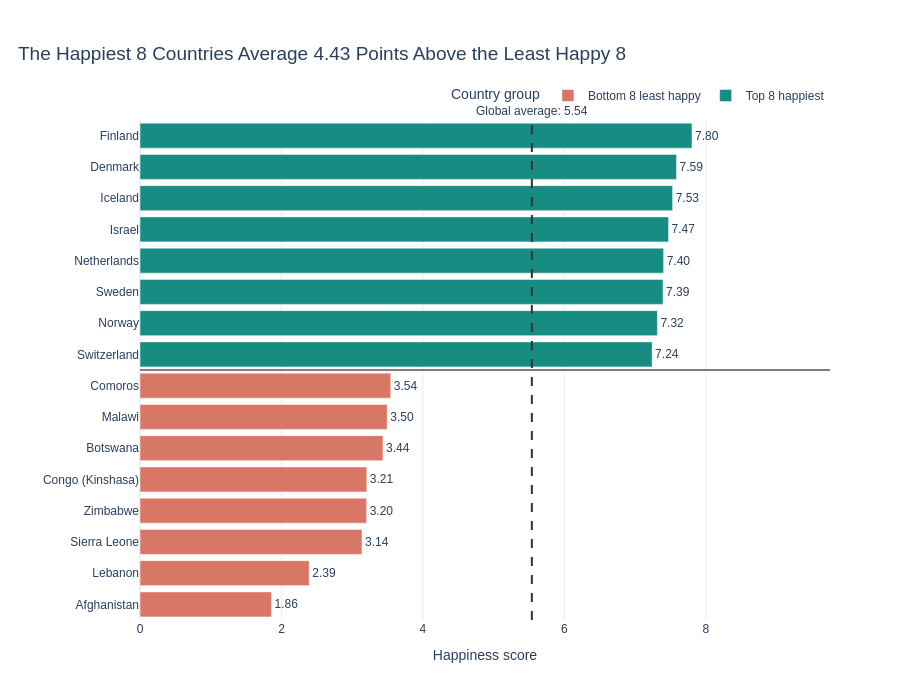

The cell this chart's notebook holds for it:
### Code cell
# TASK 2: Top 8 vs Bottom 8 countries

top8 = df.nlargest(8, "Happiness_Score").copy()
top8["Group"] = "Top 8 happiest"

bottom8 = df.nsmallest(8, "Happiness_Score").copy()
bottom8["Group"] = "Bottom 8 least happy"

combined = pd.concat(
    [bottom8, top8],
    ignore_index=True
).sort_values("Happiness_Score", ascending=True)

global_avg = df["Happiness_Score"].mean()

top_avg = top8["Happiness_Score"].mean()
bottom_avg = bottom8["Happiness_Score"].mean()
gap = top_avg - bottom_avg

print(f"Global average: {global_avg:.2f}")
print(f"Top 8 average: {top_avg:.2f}")
print(f"Bottom 8 average: {bottom_avg:.2f}")
print(f"Difference between group averages: {gap:.2f}")

fig2 = px.bar(
    combined,
    x="Happiness_Score",
    y="Country",
    orientation="h",
    color="Group",
    color_discrete_map={
        "Top 8 happiest": "#168C83",
        "Bottom 8 least happy": "#D97766"
    },
    text=combined["Happiness_Score"].map(lambda x: f"{x:.2f}"),
    title=(
        f"The Happiest 8 Countries Average {gap:.2f} Points "
        "Above the Least Happy 8"
    ),
    labels={
        "Happiness_Score": "Happiness score",
        "Country": "",
        "Group": "Country group"
    },
    template="plotly_white"
)

fig2.add_vline(
    x=global_avg,
    line_dash="dash",
    line_color="#333333",
    line_width=2,
    annotation_text=f"Global average: {global_avg:.2f}",
    annotation_position="top"
)

# Visual separator between the two groups
separator_y = len(bottom8) - 0.5
fig2.add_hline(
    y=separator_y,
    line_color="#555555",
    line_width=1.5
)

fig2.update_traces(
    textposition="outside",
    cliponaxis=False
)

fig2.update_layout(
    title_x=0.02,
    title_font_size=19,
    font=dict(family="Arial", size=12),
    height=680,
    margin=dict(l=140, r=70, t=120, b=60),
    xaxis=dict(
        title="Happiness score",
        range=[0, combined["Happiness_Score"].max() * 1.25],
        rangemode="tozero",
        zeroline=True,
        zerolinewidth=2,
        gridcolor="#E8EDF2"
    ),
    yaxis=dict(title=""),
    legend=dict(
        orientation="h",
        yanchor="bottom",
        y=1.02,
        xanchor="right",
        x=1
    )
)

fig2.show()

print("Countries included in the comparison:")
display(combined[["Country", "Group", "Happiness_Score"]])

### Figure 1 — Plotly figure (JSON) as saved in the notebook; plotly's stock layout.template omitted (floating-point values rounded to 4 significant figures)
{"data": [{"cliponaxis": false, "hovertemplate": "Country group=Bottom 8 least happy<br>Happiness score=%{x}<br>=%{y}<br>text=%{text}<extra></extra>", "legendgroup": "Bottom 8 least happy", "marker": {"color": "#D97766", "pattern": {"shape": ""}}, "name": "Bottom 8 least happy", "orientation": "h", "showlegend": true, "text": ["1.86", "2.39", "3.14", "3.20", "3.21", "3.44", "3.50", "3.54"], "textposition": "outside", "type": "bar", "x": [1.859, 2.392, 3.138, 3.204, 3.207, 3.435, 3.495, 3.545], "xaxis": "x", "y": ["Afghanistan", "Lebanon", "Sierra Leone", "Zimbabwe", "Congo (Kinshasa)", "Botswana", "Malawi", "Comoros"], "yaxis": "y"}, {"cliponaxis": false, "hovertemplate": "Country group=Top 8 happiest<br>Happiness score=%{x}<br>=%{y}<br>text=%{text}<extra></extra>", "legendgroup": "Top 8 happiest", "marker": {"color": "#168C83", "pattern": {"shape": ""}}, "name": "Top 8 happiest", "orientation": "h", "showlegend": true, "text": ["7.24", "7.32", "7.39", "7.40", "7.47", "7.53", "7.59", "7.80"], "textposition": "outside", "type": "bar", "x": [7.24, 7.315, 7.395, 7.403, 7.473, 7.53, 7.586, 7.804], "xaxis": "x", "y": ["Switzerland", "Norway", "Sweden", "Netherlands", "Israel", "Iceland", "Denmark", "Finland"], "yaxis": "y"}], "layout": {"annotations": [{"showarrow": false, "text": "Global average: 5.54", "x": 5.54, "xanchor": "center", "xref": "x", "y": 1, "yanchor": "bottom", "yref": "y domain"}], "barmode": "relative", "font": {"family": "Arial", "size": 12}, "height": 680, "legend": {"orientation": "h", "title": {"text": "Country group"}, "tracegroupgap": 0, "x": 1, "xanchor": "right", "y": 1.02, "yanchor": "bottom"}, "margin": {"b": 60, "l": 140, "r": 70, "t": 120}, "shapes": [{"line": {"color": "#333333", "dash": "dash", "width": 2}, "type": "line", "x0": 5.54, "x1": 5.54, "xref": "x", "y0": 0, "y1": 1, "yref": "y domain"}, {"line": {"color": "#555555", "width": 1.5}, "type": "line", "x0": 0, "x1": 1, "xref": "x domain", "y0": 7.5, "y1": 7.5, "yref": "y"}], "title": {"font": {"size": 19}, "text": "The Happiest 8 Countries Average 4.43 Points Above the Least Happy 8", "x": 0.02}, "xaxis": {"anchor": "y", "domain": [0, 1], "gridcolor": "#E8EDF2", "range": [0, 9.755], "rangemode": "tozero", "title": {"text": "Happiness score"}, "zeroline": true, "zerolinewidth": 2}, "yaxis": {"anchor": "x", "domain": [0, 1], "title": {"text": ""}}}}
